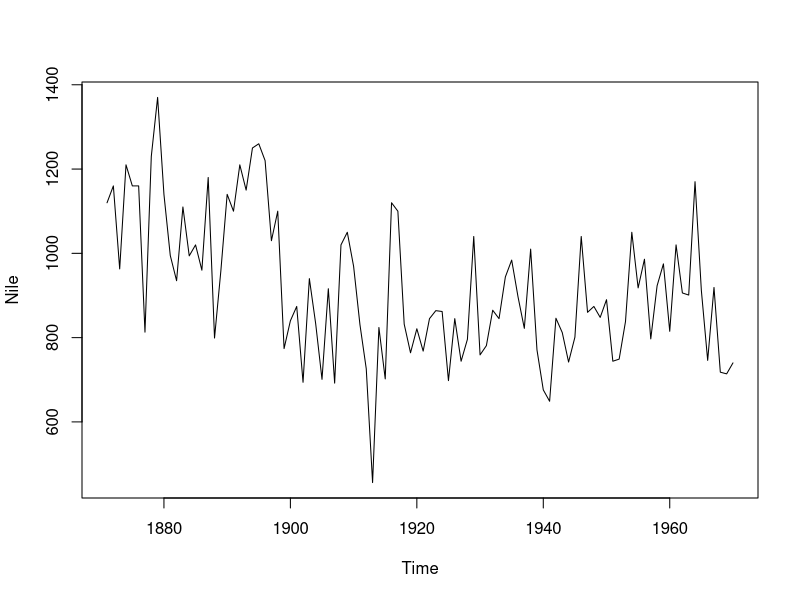
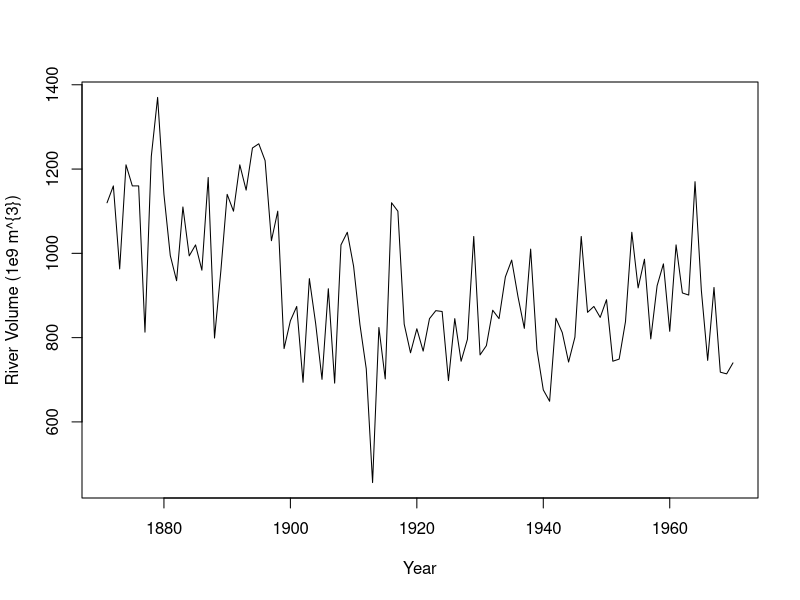
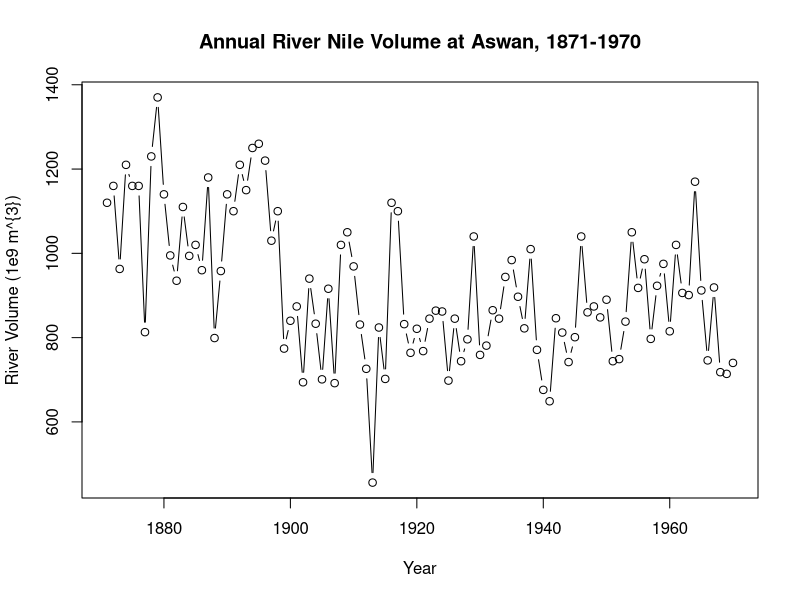
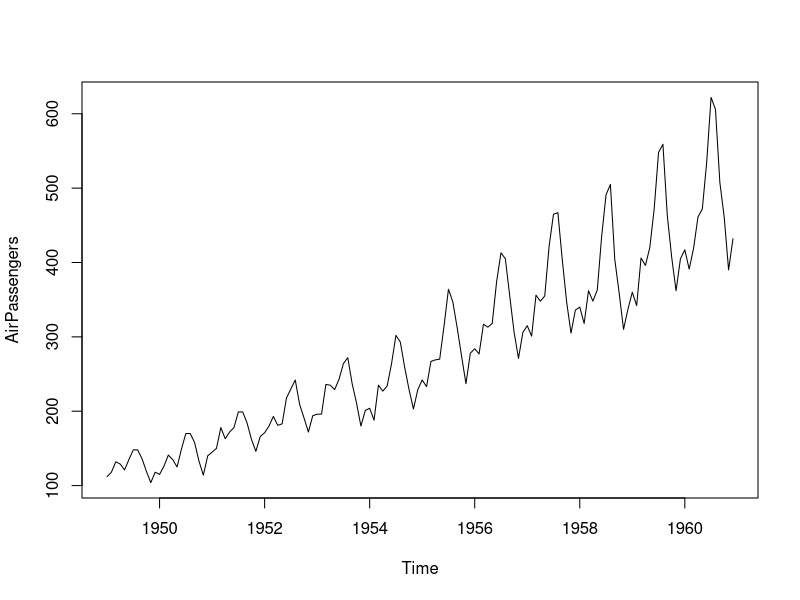

Here is the R script that generated these plots, in order: (Note: this script raises an error after producing the figures.)
## ---- chunk 1
# Print the Nile dataset
print(Nile)

# List the number of observations in the Nile dataset
length(Nile)

# Display the first 10 elements of the Nile dataset
head(Nile, 10)

# Display the last 12 elements of the Nile dataset
tail(Nile, 12)

## ---- chunk 2
# Plot the Nile data
plot(Nile)

# Plot the Nile data with xlab and ylab arguments
plot(Nile, xlab = "Year", ylab = "River Volume (1e9 m^{3})")

# Plot the Nile data with xlab, ylab, main, and type arguments
plot(Nile, xlab = "Year", ylab = "River Volume (1e9 m^{3})", main = "Annual River Nile Volume at Aswan, 1871-1970", type ="b")

## ---- chunk 3
# Plot AirPassengers
plot(AirPassengers)

# View the start and end dates of AirPassengers
start(AirPassengers)
end(AirPassengers)



# Use time(), deltat(), frequency(), and cycle() with AirPassengers 
time(AirPassengers)
deltat(AirPassengers)
frequency(AirPassengers)
cycle(AirPassengers)



## ---- chunk 4
# Plot the continuous_series using continuous time indexing
par(mfrow=c(2,1))
plot(continuous_time_index,continuous_series, type = "b")

# Make a discrete time index using 1:20 
discrete_time_index <-seq(1:20)

# Now plot the continuous_series using discrete time indexing
plot(discrete_time_index,continuous_series, type = "b")

## ---- chunk 5
# Plot the AirPassengers data
plot(AirPassengers)

# Compute the mean of AirPassengers
mean(AirPassengers)

# Impute mean values to NA in AirPassengers
AirPassengers[85:96] <- mean(AirPassengers, na.rm = TRUE)

# Generate another plot of AirPassengers
plot(AirPassengers)

# Add the complete AirPassengers data to your plot
rm(AirPassengers)
points(AirPassengers, type = "l", col = 2, lty = 3)

## ---- chunk 6
# Use print() and plot() to view data_vector
print(data_vector)
plot(data_vector)

# Convert data_vector to a ts object with start = 2004 and frequency = 4
time_series <- ts(data_vector, start = 2004, frequency = 4)

# Use print() and plot() to view time_series
print(time_series)
plot(time_series)

## ---- chunk 7
# Check whether data_vector and time_series are ts objects
is.ts(data_vector)
is.ts(time_series)


# Check whether Nile is a ts object
is.ts(Nile)

# Check whether AirPassengers is a ts object
is.ts(AirPassengers)

## ---- chunk 8
data("EuStockMarkets")
eu_stocks <- EuStockMarkets
# Check whether eu_stocks is a ts object
is.ts(eu_stocks)

# View the start, end, and frequency of eu_stocks
start(eu_stocks)
end(eu_stocks)
frequency(eu_stocks)



# Generate a simple plot of eu_stocks
plot(eu_stocks)

# Use ts.plot with eu_stocks
ts.plot(eu_stocks, col = 1:4, xlab = "Year", ylab = "Index Value", main = "Major European Stock Indices, 1991-1998")

# Add a legend to your ts.plot
legend("topleft", colnames(eu_stocks), lty = 1, col = 1:4, bty = "n")

## ---- chunk 9
rapid_growth <- c(6.22644721334281, 6.10335382233382, 6.29634123585615, 6.24622955111167, 
6.22843195527522, 6.28229708775537, 6.20844741922452, 6.20972128804789, 
6.35827250415224, 6.28572984126078, 6.29387377889552, 6.16014735145226, 
6.31171477530532, 6.34460185650482, 6.25941927762177, 6.18867511691063, 
6.38790705099065, 6.38211034916024, 6.42322549478775, 6.4318422960411, 
6.40873477794284, 6.37508734151749, 6.31744522223519, 6.46788076206124, 
6.23382236782298, 6.40868419809582, 6.40283085141402, 6.41937842976356, 
6.30062859840956, 6.50848865168789, 6.53252585448752, 6.4225676888201, 
6.56693585306342, 6.54290112400289, 6.52492605202954, 6.49093634370728, 
6.46568125422392, 6.39947651373773, 6.50243362179406, 6.47845692668784, 
6.40703070676956, 6.54632451169874, 6.46396896781775, 6.75200389180284, 
6.50328328954751, 6.35174292371473, 6.67422454855503, 6.62219288746384, 
6.41476108293605, 6.43719203115034, 6.72539251138006, 6.46129116769531, 
6.60235483491626, 6.64936315848762, 6.53216909563942, 6.50393344502688, 
6.56939936271001, 6.82239761937805, 6.48632679303797, 6.55179037142821, 
6.52721681333954, 6.66151960536819, 6.57323912069037, 6.69491787322661, 
6.71025455545394, 6.4875098623154, 6.5976094065566, 6.65097574043069, 
6.46334569409202, 6.83756010365691, 6.52308725269382, 6.89596890707456, 
6.49963450012032, 6.70138073649028, 6.78378805946117, 6.82900956493073, 
6.87671045494522, 6.65586412994792, 6.78105582107621, 6.87869539045853, 
6.80567650980035, 6.9282886773914, 6.98021390044576, 6.78690965068204, 
6.79080811988766, 6.85687324422581, 6.77769160645684, 6.95059216963548, 
6.80362618929694, 6.98439998172557, 6.83937514670541, 6.82648372642902, 
6.76942049838646, 6.69844037789147, 6.91201386077297, 6.91589786378861, 
7.081279365728, 6.62269723643191, 6.85380081770285, 6.78729839010667, 
6.97997757673786, 7.00409281457646, 7.0301370200274, 6.88330838114885, 
6.85452432960534, 7.07142280689253, 7.11243105220367, 6.88448226209977, 
6.72947618664758, 7.1881141525679, 6.74800100349129, 7.09076506309115, 
7.15029262699804, 7.20731260322573, 7.00545657231082, 7.18905950184368, 
7.14576273692186, 6.96435196790078, 7.09347707755427, 6.98901289603892, 
7.15807071571375, 7.0861393036455, 6.96453837871522, 7.08007503607121, 
7.06184312320099, 6.970443266778, 7.26477812949222, 6.97621062749874, 
7.33910288239914, 7.29108186763736, 7.02794060038759, 7.16709321266713, 
7.3494070973242, 7.19511509230523, 7.18191405213385, 7.08107491410905, 
7.30144057114722, 7.12361532128538, 7.12106824351186, 7.29207052275869, 
7.19184016387511, 7.37117971137166, 7.22487208663911, 7.31558843331146, 
7.41453526842476, 7.44109377015137, 7.34630937946721, 7.39375688767601, 
7.5357548122989, 7.2230191007094, 7.27219792344658, 7.27754962755863, 
7.3651268103319, 7.42729707447298, 7.41553982321997, 7.17919122609255, 
7.18994543004138, 7.18773237814052, 7.34632391396533, 7.38162903767151, 
7.47790970913714, 7.31975684228401, 7.37281459204766, 7.39487334104795, 
7.34254155465234, 7.27206738741634, 7.42794795886081, 7.52332447049693, 
7.42260086748169, 7.51339668490706, 7.42193557510494, 7.48525411080987, 
7.41414498862142, 7.58580854844815, 7.62301240707291, 7.56480377155094, 
7.54523340699751, 7.30462202063205, 7.60781460317569, 7.4937562577587, 
7.58934505855497, 7.32446045453292, 7.4088965098932, 7.32862341178055, 
7.4363921995442, 7.39465343615595, 7.48845960812977, 7.35710160410629, 
7.5400883395603, 7.74888412502893, 7.5714673984741, 7.50674546593622, 
7.67545889501181, 7.72380440037869, 7.62667809326483, 7.63972455710096, 
7.605920282382, 7.67101631529587, 7.48172515305964, 7.60758361556912
)
# Log rapid_growth
linear_growth <- log(rapid_growth)
  
# Plot linear_growth using ts.plot()
 ts.plot(linear_growth)

## ---- chunk 10
z <- c(6.22644721334281, 6.10335382233382, 6.29634123585615, 6.24622955111167, 
6.22843195527522, 6.28229708775537, 6.20844741922452, 6.20972128804789, 
6.35827250415224, 6.28572984126078, 6.29387377889552, 6.16014735145226, 
6.31171477530532, 6.34460185650482, 6.25941927762177, 6.18867511691063, 
6.38790705099065, 6.38211034916024, 6.42322549478775, 6.4318422960411, 
6.40873477794284, 6.37508734151749, 6.31744522223519, 6.46788076206124, 
6.23382236782298, 6.40868419809582, 6.40283085141402, 6.41937842976356, 
6.30062859840956, 6.50848865168789, 6.53252585448752, 6.4225676888201, 
6.56693585306342, 6.54290112400289, 6.52492605202954, 6.49093634370728, 
6.46568125422392, 6.39947651373773, 6.50243362179406, 6.47845692668784, 
6.40703070676956, 6.54632451169874, 6.46396896781775, 6.75200389180284, 
6.50328328954751, 6.35174292371473, 6.67422454855503, 6.62219288746384, 
6.41476108293605, 6.43719203115034, 6.72539251138006, 6.46129116769531, 
6.60235483491626, 6.64936315848762, 6.53216909563942, 6.50393344502688, 
6.56939936271001, 6.82239761937805, 6.48632679303797, 6.55179037142821, 
6.52721681333954, 6.66151960536819, 6.57323912069037, 6.69491787322661, 
6.71025455545394, 6.4875098623154, 6.5976094065566, 6.65097574043069, 
6.46334569409202, 6.83756010365691, 6.52308725269382, 6.89596890707456, 
6.49963450012032, 6.70138073649028, 6.78378805946117, 6.82900956493073, 
6.87671045494522, 6.65586412994792, 6.78105582107621, 6.87869539045853, 
6.80567650980035, 6.9282886773914, 6.98021390044576, 6.78690965068204, 
6.79080811988766, 6.85687324422581, 6.77769160645684, 6.95059216963548, 
6.80362618929694, 6.98439998172557, 6.83937514670541, 6.82648372642902, 
6.76942049838646, 6.69844037789147, 6.91201386077297, 6.91589786378861, 
7.081279365728, 6.62269723643191, 6.85380081770285, 6.78729839010667, 
6.97997757673786, 7.00409281457646, 7.0301370200274, 6.88330838114885, 
6.85452432960534, 7.07142280689253, 7.11243105220367, 6.88448226209977, 
6.72947618664758, 7.1881141525679, 6.74800100349129, 7.09076506309115, 
7.15029262699804, 7.20731260322573, 7.00545657231082, 7.18905950184368, 
7.14576273692186, 6.96435196790078, 7.09347707755427, 6.98901289603892, 
7.15807071571375, 7.0861393036455, 6.96453837871522, 7.08007503607121, 
7.06184312320099, 6.970443266778, 7.26477812949222, 6.97621062749874, 
7.33910288239914, 7.29108186763736, 7.02794060038759, 7.16709321266713, 
7.3494070973242, 7.19511509230523, 7.18191405213385, 7.08107491410905, 
7.30144057114722, 7.12361532128538, 7.12106824351186, 7.29207052275869, 
7.19184016387511, 7.37117971137166, 7.22487208663911, 7.31558843331146, 
7.41453526842476, 7.44109377015137, 7.34630937946721, 7.39375688767601, 
7.5357548122989, 7.2230191007094, 7.27219792344658, 7.27754962755863, 
7.3651268103319, 7.42729707447298, 7.41553982321997, 7.17919122609255, 
7.18994543004138, 7.18773237814052, 7.34632391396533, 7.38162903767151, 
7.47790970913714, 7.31975684228401, 7.37281459204766, 7.39487334104795, 
7.34254155465234, 7.27206738741634, 7.42794795886081, 7.52332447049693, 
7.42260086748169, 7.51339668490706, 7.42193557510494, 7.48525411080987, 
7.41414498862142, 7.58580854844815, 7.62301240707291, 7.56480377155094, 
7.54523340699751, 7.30462202063205, 7.60781460317569, 7.4937562577587, 
7.58934505855497, 7.32446045453292, 7.4088965098932, 7.32862341178055, 
7.4363921995442, 7.39465343615595, 7.48845960812977, 7.35710160410629, 
7.5400883395603, 7.74888412502893, 7.5714673984741, 7.50674546593622, 
7.67545889501181, 7.72380440037869, 7.62667809326483, 7.63972455710096, 
7.605920282382, 7.67101631529587, 7.48172515305964, 7.60758361556912
)
# Generate the first difference of z
dz <- diff(z)
  
# Plot dz
ts.plot(dz)

# View the length of z and dz, respectively
length(z)
length(dz)


## ---- chunk 11
x <- 
c(-4.19803335973822, 9.56900905050747, 5.17514338906622, -9.69164636184119, 
-3.21529357476552, 10.8436693062559, 6.45215865708188, -10.8335590731441, 
-2.23535073514566, 10.119832962947, 6.57964573528545, -8.65656473226148, 
-2.51500138847406, 9.83743416797243, 7.38619432726046, -8.24350355631342, 
-4.26403257072438, 8.89886143008727, 8.54433581556254, -8.06691284107053, 
-4.02302530566536, 9.82267856454484, 7.77285238609707, -6.58777686807675, 
-3.45917112006633, 10.6138505016733, 7.37445047382904, -5.79871450522201, 
-1.20471055826558, 11.4292358845515, 7.57004694873634, -4.96838375977415, 
-2.00378659668805, 11.9413482982078, 9.40667210265289, -4.39658482425492, 
-1.55557889273259, 12.5998771289623, 8.50291637845889, -3.72896826710606, 
-2.82700000921691, 13.3759812867942, 8.12894114749321, -3.14924907770406, 
-2.79947272334396, 13.7105701226795, 6.75521688156725, -3.77974417787649, 
-3.76827394084617, 13.6253358560593, 6.53793056349892, -3.24909834265677, 
-5.02419102826334, 13.3553731337997, 6.93116080641335, -3.52735350362993, 
-5.19732896878058, 11.5797913233393, 7.16244857247412, -1.89460681643879, 
-5.77779700690048, 12.4826952884178, 6.20808841277938, -3.43403797043816, 
-7.08072100968159, 11.4136557746633, 6.74199013667799, -3.53237586423137, 
-8.39354230059932, 12.5072611286297, 6.47317547164243, -3.74524618197473, 
-9.42620870823793, 12.3808170457897, 8.04824272204917, -2.83152774381656, 
-7.30189285880787, 12.7658383061004, 8.22369850629786, -4.44813067987144, 
-6.96355759602497, 12.0340049862918, 7.57492470964176, -5.40221818593254, 
-6.56819814480662, 10.8964815061608, 7.27657057973042, -4.03787337902209, 
-6.72301328397502, 12.1808149692035, 8.28516213832065, -4.15934247966369, 
-6.36067044646075, 12.7530177649457, 8.66591165178255, -5.44053784032607, 
-4.87493170537183, 12.6001974041011, 8.16258920594197, -6.53957167229621
)
# Generate a diff of x with lag = 4. Save this to dx
dx <- diff(x, lag= 4)
  
# Plot dx
ts.plot(dx)

# View the length of x and dx, respectively 
length(x)
length(dx)


